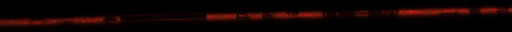
#> input picture line_scan_data/22157381_20250812161929.bmp, 512 x 32 px, found by its file name
$ python laser_line.py
#> lines starting #> are read from the running program, lines starting #| are printed output that depends on the picture; long printed decimals are rounded
# [98 lines of commented-out code are left out]

from PIL import Image
import numpy as np
import matplotlib.pyplot as plt
import pandas as pd

# 1) Load image
# 22157381_20250810132419.bmp
# 22157381_20250810132159
# 22157381_20250810164819
# 22157381_20250810164852

# 22157381_20250811185005.bmp
# 22157381_20250811184943
path = "line_scan_data/22157381_20250812161929.bmp"
im = Image.open(path).convert("RGB")
#> im is the input picture: PIL image 512x32 RGB; mean R, G, B 15.3, 3, 1.8
arr = np.asarray(im).astype(np.float32)
R, G, B = arr[:,:,0], arr[:,:,1], arr[:,:,2]
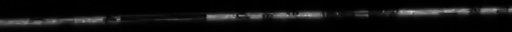
#> R: shape (32, 512) float32; min 0, max 211, mean 15.3
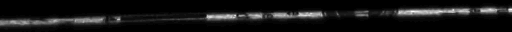
#> G: shape (32, 512) float32; min 0, max 38, mean 3; drawn with min black and max white
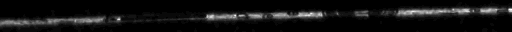
#> B: shape (32, 512) float32; min 0, max 26, mean 1.8; drawn with min black and max white

# Emphasize the red channel vs. others and normalize to [0,1]
red = R - np.maximum(G, B)
red -= red.min()
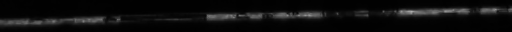
#> red: shape (32, 512) float32; min 0, max 175, mean 13.3
if red.max() > 0:
    red /= red.max()

h, w = red.shape
#> h = 32; w = 512

# For each column, pick the brightest row (within an 85th percentile mask)
ridge_y = np.zeros(w, dtype=np.float32)
#> ridge_y = 512 values from 0 to 0
confidence = np.zeros(w, dtype=np.float32)
#> confidence = 512 values from 0 to 0
for x in range(w):
    col = red[:, x]
    thr = np.percentile(col, 95)
    masked = np.where(col >= thr, col, 0.0)
    y = int(np.argmax(masked))
    ridge_y[x] = float(y)
    confidence[x] = float(masked[y])
#> this loop made 512 passes
#> (thr, y) on passes 1 to 3: (0.395, 21), (0.383, 21), (0.375, 21)
#> after the loop, confidence = 512 values, max 1 at index 411, min 0.0743 at index 343, mean 0.405; ridge_y = 512 values, max 23 at index 5, min 9 at index 463, mean 15.57

# Smooth the vertical position along columns
win = max(5, w // 200)
#> win = 5
if win % 2 == 0:
    win += 1
kernel = np.ones(win, dtype=np.float32) / win
#> kernel = [0.2, 0.2, 0.2, 0.2, 0.2]
ridge_y_smooth = np.convolve(ridge_y, kernel, mode="same")
#> ridge_y_smooth = 512 values, max 23 at index 18, min 5.4 at index 511, mean 15.54

# Fit a 1st-order baseline: y(x) = a*x + b (horizontal line ~ constant y)
x_coords = np.arange(w, dtype=np.float32)
#> x_coords = 512 values from 0 to 511
deg = 1
coef = np.polyfit(x_coords, ridge_y_smooth, deg)
#> coef = [-0.0248, 21.88]
baseline = np.polyval(coef, x_coords)
#> baseline = 512 values, max 21.88 at index 0, min 9.2 at index 511, mean 15.54

# Deflection in pixels (vertical)
deflection = ridge_y - baseline
#> deflection = 512 values, max 2.78 at index 107, min -4.09 at index 193, mean 0.0352

# Robust outlier score (MAD)
median = np.median(deflection)
#> median = 0.219
mad = np.median(np.abs(deflection - median)) + 1e-6
#> mad = 0.848
modified_z = 0.6745 * (deflection - median) / mad
#> modified_z = 512 values, max 2.03 at index 107, min -3.43 at index 193, mean -0.146

# Bubble candidates: vertical kinks where |z| > 3 and confidence not tiny
candidates = (np.abs(modified_z) > 2) & (confidence > np.percentile(confidence, 65))
print("Bubble candidates found:", int(np.sum(candidates)))
#| Bubble candidates found: 0
print("Deflection stats: mean =", float(np.mean(deflection)), "std =", float(np.std(deflection)))
#| Deflection stats: mean = 0.03516 std = 1.327

# Save CSV
df = pd.DataFrame({
    "x": x_coords.astype(int),
    "y_detected": ridge_y,
    "baseline_y": baseline,
    "deflection_y_px": deflection,
    "modified_z": modified_z,
    "confidence": confidence
})
#> df = table of 512 rows and 6 columns
csv_path = "laser_deflection_horizontal_profile.csv"
df.to_csv(csv_path, index=False)

# Overlay: draw detected horizontal ridge and candidate points
plt.figure()
plt.imshow(red, cmap="gray")
plt.plot(x_coords, ridge_y, linewidth=1)  # y vs x
plt.scatter(x_coords[candidates], ridge_y[candidates], s=50)
overlay_path = "annotated_horizontal_overlay.png"
plt.title("Horizontal Red Ridge (dots = suspected bubble deflections)")
plt.gca().invert_yaxis()  # image-like coordinates
plt.savefig(overlay_path, dpi=150, bbox_inches="tight")
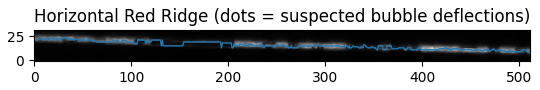
#> figure drawn by matplotlib, 1 panel
plt.close()

# Deflection plot: vertical deflection vs width (x)
plt.figure()
plt.plot(x_coords, deflection, linewidth=1)
plt.axhline(0, linestyle="--", linewidth=1)
plt.title("Vertical Deflection (px) along width")
plt.xlabel("x (column)")
plt.ylabel("deflection_y (px)")
deflect_plot_path = "horizontal_deflection_plot.png"
plt.savefig(deflect_plot_path, dpi=150, bbox_inches="tight")
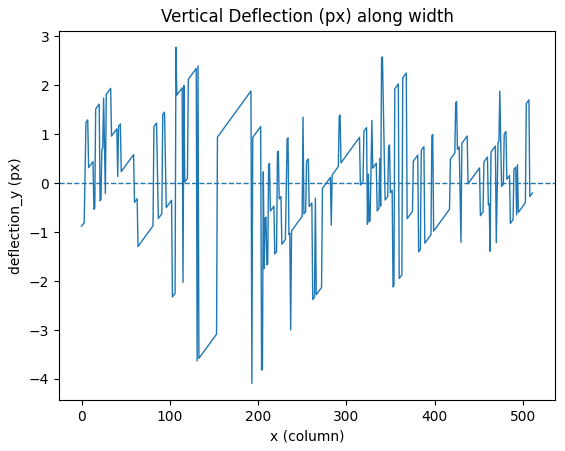
#> figure drawn by matplotlib, 1 panel; curve peaks at x = 107, y = 2.78
plt.close()

csv_path, overlay_path, deflect_plot_path

$ run again, with line_scan_data/22157381_20250810132419.bmp copied over line_scan_data/22157381_20250812161929.bmp
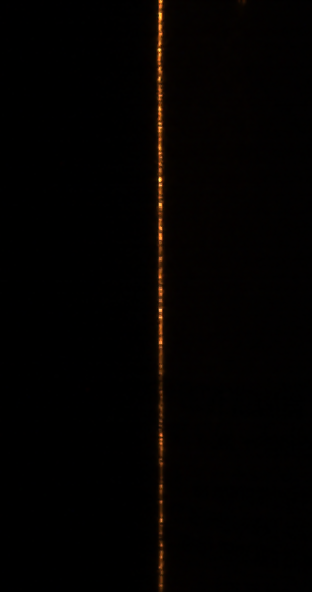
#> input picture line_scan_data/22157381_20250810132419.bmp, 312 x 592 px, found by its file name
#> im is the input picture: PIL image 312x592 RGB; mean R, G, B 3.4, 1.6, 0.6
#> `red = R - np.maximum(G, B)`:
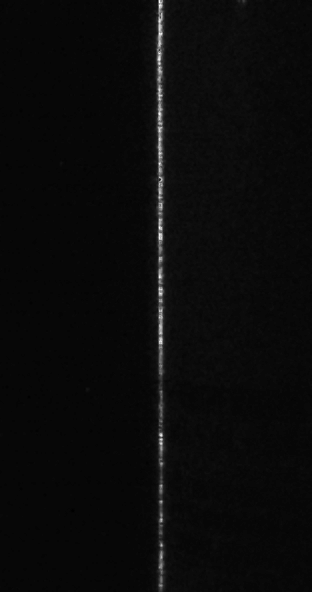
#> red: shape (592, 312) float32; min -4, max 130, mean 1.8; drawn with min black and max white
#> the loop `for x in range(w):` made 312 passes
#> (thr, y) on passes 1 to 3: (0.0332, 434), (0.0299, 16), (0.0299, 433)
#> after the loop `for x in range(w):`: confidence = 312 values, max 1 at index 159, min 0.0299 at index 30, mean 0.0708; ridge_y = 312 values, max 588 at index 18, min 0 at index 24, mean 72.84
#> ridge_y_smooth = 312 values, max 388.8 at index 87, min 0 at index 238, mean 71.93
#> coef = [-0.278, 115.1]
#> baseline = 312 values, max 115.1 at index 0, min 28.72 at index 311, mean 71.93
#> deflection = 312 values, max 478.1 at index 19, min -109.9 at index 8, mean 0.903
#> median = -32.34
#> mad = 36.4
#> modified_z = 312 values, max 9.46 at index 19, min -1.44 at index 8, mean 0.616
#| Bubble candidates found: 22
#| Deflection stats: mean = 0.9032 std = 107.869
#> df = table of 312 rows and 6 columns
#> `plt.savefig(deflect_plot_path, dpi=150, bbox_inches="tight")`:
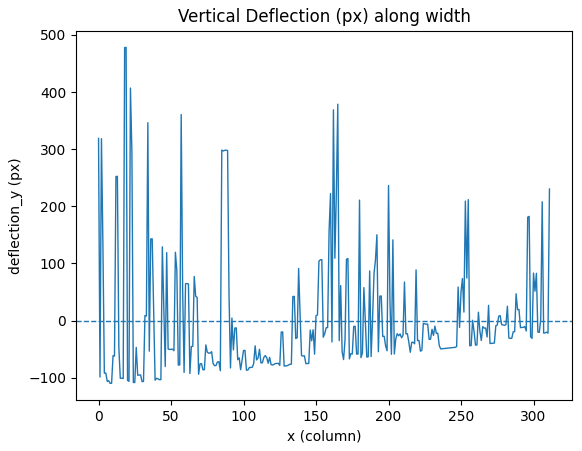
#> figure drawn by matplotlib, 1 panel; curve peaks at x = 19, y = 478.1

$ run again, with line_scan_data/22157381_20250810164819.bmp copied over line_scan_data/22157381_20250812161929.bmp
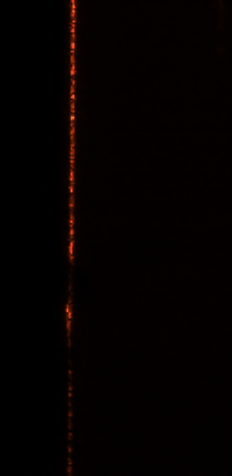
#> input picture line_scan_data/22157381_20250810164819.bmp, 232 x 476 px, found by its file name
#> im is the input picture: PIL image 232x476 RGB; mean R, G, B 4.7, 1, 0.2
#> `red = R - np.maximum(G, B)`:
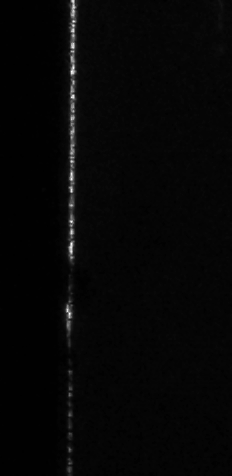
#> red: shape (476, 232) float32; min -1, max 190, mean 3.7; drawn with min black and max white
#> the loop `for x in range(w):` made 232 passes
#> (thr, y) on passes 1 to 3: (0.00524, 308), (0.00524, 309), (0.00524, 22)
#> after the loop `for x in range(w):`: confidence = 232 values, max 1 at index 69, min 0.00524 at index 22, mean 0.0673; ridge_y = 232 values, max 313 at index 69, min 0 at index 22, mean 59.78
#> ridge_y_smooth = 232 values, max 309.8 at index 67, min 2.2 at index 210, mean 58.95
#> coef = [-0.631, 131.9]
#> baseline = 232 values, max 131.9 at index 0, min -13.95 at index 231, mean 58.95
#> deflection = 232 values, max 224.7 at index 69, min -118 at index 22, mean 0.828
#> median = -12
#> mad = 33.43
#> modified_z = 232 values, max 4.78 at index 69, min -2.14 at index 22, mean 0.259
#| Bubble candidates found: 11
#| Deflection stats: mean = 0.8284 std = 71.019
#> df = table of 232 rows and 6 columns
#> `plt.savefig(deflect_plot_path, dpi=150, bbox_inches="tight")`:
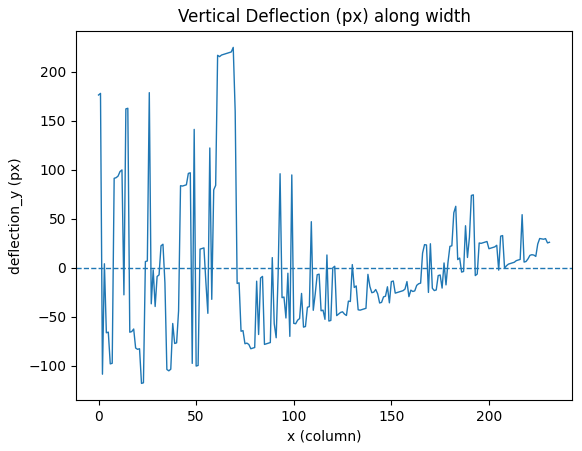
#> figure drawn by matplotlib, 1 panel; curve peaks at x = 69, y = 224.7
